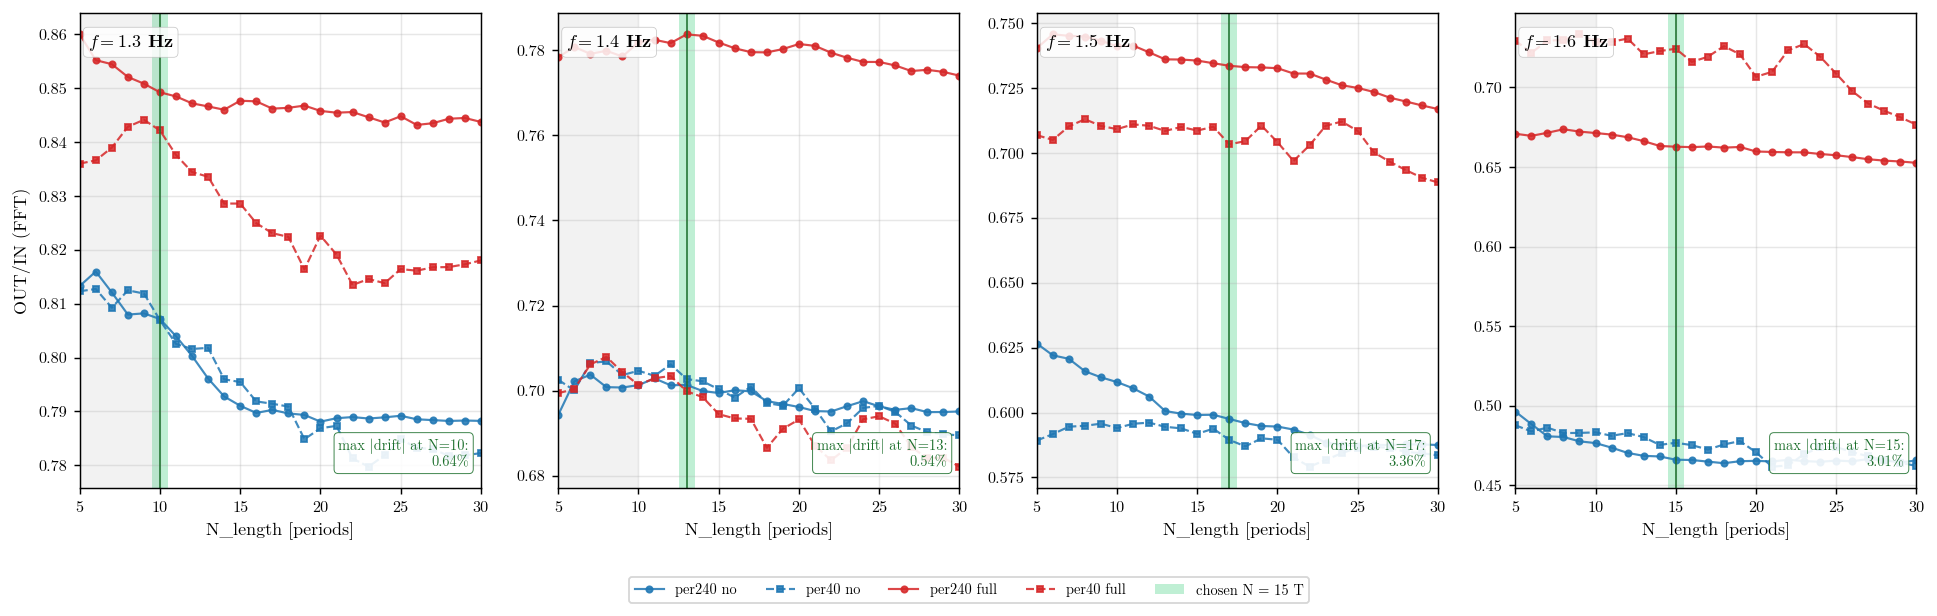

Recreate this plot in Python.
"""
Window stability proof — all 4 thesis frequencies, with numbers.
==================================================================

Companion to window_proof_figure.py. That figure shows WHERE the window
sits relative to physics constraints. This figure shows that within
that window, OUT/IN(FFT) is stable.

For each thesis frequency (1.3, 1.4, 1.5, 1.6 Hz at 0.2 V, full panel,
quality ok), one panel showing OUT/IN(FFT) vs window length N, with
N_offset fixed at 10 T after wave-front arrival. Two run types overlaid:

    per240 (gold standard, long signal) — solid lines
    per40  (the metric we care about pooling) — dashed lines

A vertical green band marks the chosen N(f) ∈ {10, 13, 17, 15}.
Numerical annotations: per-curve drift at the chosen N relative to the
flat-region median (computed over N ∈ [5, 10]).

If the chosen N is inside the flat region of all curves, the window
choice is empirically stable — not just analytically safe.

Outputs (scratch only):
    analysis_scratch/window_stability_proof.pdf
    analysis_scratch/window_stability_proof.png
    analysis_scratch/window_stability_proof.csv

Run from repo root:
    /opt/anaconda3/envs/draumkvedet/bin/python analysis_scratch/window_stability_proof.py
"""

import sys
import warnings
from pathlib import Path

warnings.filterwarnings("ignore")

import numpy as np
import pandas as pd
import matplotlib

matplotlib.use("Agg")
import matplotlib.pyplot as plt

BASE = Path(__file__).resolve().parent.parent
sys.path.insert(0, str(BASE))

import os
os.chdir(BASE)

from wavescripts.improved_data_loader import load_analysis_data, load_processed_dfs
from wavescripts.plot_utils import apply_thesis_style, WIND_COLOR_MAP
from wavescripts.constants import c_group, HG

apply_thesis_style()

# ── Config ──────────────────────────────────────────────────────────────
FS                 = 250.0
FFT_BAND_HZ        = 0.05

THESIS_FREQS       = [1.3, 1.4, 1.5, 1.6]
TARGET_AMP         = 0.2
PER240_THRESHOLD_T = 50

IN_PROBES          = ["9373/170", "9373/340"]
OUT_PROBE          = "12400/250"
PROBE_R_M          = {"9373/170": 9.373, "9373/340": 9.373, "12400/250": 12.400}
TANK_DEPTH_M       = HG.TANK_DEPTH_M

N_OFFSET_FIXED     = 10               # H&G start, fixed for this study
N_LENGTH_LOOKUP    = {1.3: 10, 1.4: 13, 1.5: 17, 1.6: 15}
N_LENGTH_RANGE     = list(range(5, 31))     # sweep range
FLAT_REGION_NS     = (5, 10)                # baseline window for "stable median"

# Canon — march-2026 cond4 lowrange
PROCESSED_DIRS = [
    Path("waveprocessed/PROCESSED-20260326-ProbePos4_31_FPV_2-tett6roof-under9Mooring-height100-lowrange"),
    Path("waveprocessed/PROCESSED-20260327-ProbePos4_31_FPV_2-tett6roof-under9Mooring30-height100-lowrange"),
]

SCRATCH_DIR = Path(__file__).parent
OUT_PDF = SCRATCH_DIR / "window_stability_proof.pdf"
OUT_PNG = SCRATCH_DIR / "window_stability_proof.png"
OUT_CSV = SCRATCH_DIR / "window_stability_proof.csv"


# ── Helpers ─────────────────────────────────────────────────────────────
def fft_amp(segment: np.ndarray, target_hz: float,
            fs: float = FS, band_hz: float = FFT_BAND_HZ) -> float:
    N = len(segment)
    if N < 4:
        return np.nan
    seg = np.asarray(segment, dtype=float).copy()
    if np.isnan(seg).any():
        idx  = np.arange(N)
        good = ~np.isnan(seg)
        if good.sum() < N * 0.9:
            return np.nan
        seg = np.interp(idx, idx[good], seg[good])
    freqs = np.fft.fftfreq(N, d=1.0 / fs)
    pos   = freqs > 0
    pos_f = freqs[pos]
    mask  = (pos_f >= target_hz - band_hz) & (pos_f <= target_hz + band_hz)
    if not mask.any():
        j = int(np.argmin(np.abs(pos_f - target_hz)))
    else:
        local_idx = int(np.argmin(np.abs(pos_f[mask] - target_hz)))
        j = np.where(mask)[0][local_idx]
    fft_vals = np.fft.fft(seg)
    amps_pos = 2.0 * np.abs(fft_vals[pos]) / N
    return float(amps_pos[j])


def get_eta(df_run: pd.DataFrame, pos: str):
    for col in (f"eta_{pos}_interp", f"eta_{pos}"):
        if col in df_run.columns:
            return df_run[col].to_numpy(dtype=float)
    return None


def canonical_in_signal(df_run: pd.DataFrame):
    sigs = []
    for p in IN_PROBES:
        s = get_eta(df_run, p)
        if s is not None:
            sigs.append(s)
    if not sigs:
        return None
    nmin = min(len(s) for s in sigs)
    stack = np.vstack([s[:nmin] for s in sigs])
    return np.nanmean(stack, axis=0)


def t_arr_at(r_m: float, f: float) -> float:
    return r_m / c_group(f, TANK_DEPTH_M)


def amp_in_window(signal: np.ndarray, start_s: float, length_s: float,
                  fs: float = FS) -> float:
    s_idx = int(round(start_s * fs))
    e_idx = s_idx + int(round(length_s * fs))
    if s_idx < 0 or e_idx > len(signal):
        return np.nan
    return fft_amp(signal[s_idx:e_idx], _CURRENT_FREQ)


# ── Load ────────────────────────────────────────────────────────────────
print("1. Loading meta + processed_dfs (canon March-2026 lowrange) …")
combined_meta, _, _, _ = load_analysis_data(*PROCESSED_DIRS, load_processed=False)
processed_dfs = load_processed_dfs(*PROCESSED_DIRS)
print(f"   meta: {len(combined_meta)} rows · processed_dfs: {len(processed_dfs)} runs")


def select_canon(target_freq: float) -> pd.DataFrame:
    f_col = pd.to_numeric(combined_meta["WaveFrequencyInput [Hz]"], errors="coerce")
    a_col = pd.to_numeric(combined_meta["WaveAmplitudeInput [Volt]"], errors="coerce")
    mask = (
        np.isclose(f_col, target_freq, atol=0.02)
        & np.isclose(a_col, TARGET_AMP, atol=0.01)
        & (combined_meta["PanelCondition"] == "full")
        & (combined_meta["quality_flag"] == "ok")
    )
    sub = combined_meta[mask].copy()
    sub["N_input_periods"] = pd.to_numeric(sub["WavePeriodInput"], errors="coerce")
    sub["run_type"] = np.where(sub["N_input_periods"] >= PER240_THRESHOLD_T,
                               "per240", "per40")
    return sub


# ── Compute OUT/IN(N) per (run, N_length) at fixed N_offset=10 ──────────
print("\n2. Sweeping N_length at fixed N_offset=10, all 4 freqs …")
records = []
for f in THESIS_FREQS:
    global _CURRENT_FREQ
    _CURRENT_FREQ = f
    sel = select_canon(f)
    print(f"   f={f} Hz: per240 n={int((sel['run_type']=='per240').sum())}, "
          f"per40 n={int((sel['run_type']=='per40').sum())}")
    t_arr_in  = t_arr_at(PROBE_R_M[IN_PROBES[0]], f)
    t_arr_out = t_arr_at(PROBE_R_M[OUT_PROBE], f)
    start_in  = t_arr_in  + N_OFFSET_FIXED / f
    start_out = t_arr_out + N_OFFSET_FIXED / f

    for _, r in sel.iterrows():
        df = processed_dfs.get(r["path"])
        if df is None:
            continue
        sig_in  = canonical_in_signal(df)
        sig_out = get_eta(df, OUT_PROBE)
        if sig_in is None or sig_out is None:
            continue
        for N in N_LENGTH_RANGE:
            length_s = N / f
            a_in  = amp_in_window(sig_in,  start_in,  length_s)
            a_out = amp_in_window(sig_out, start_out, length_s)
            outin = a_out / a_in if (np.isfinite(a_in) and a_in > 0) else np.nan
            records.append({
                "freq_hz":    f,
                "wind":       r["WindCondition"],
                "run_type":   r["run_type"],
                "path":       r["path"],
                "N_length_T": N,
                "OUT_IN":     outin,
            })

per_run = pd.DataFrame(records)
print(f"   {len(per_run)} (run × N) rows total")


# ── Aggregate per (f, wind, run_type, N): median across runs ────────────
agg = per_run.groupby(["freq_hz", "wind", "run_type", "N_length_T"]).agg(
    OUT_IN_med = ("OUT_IN", "median"),
    OUT_IN_std = ("OUT_IN", "std"),
    n          = ("OUT_IN", "size"),
).reset_index()


# ── Stability — drift from flat-region median at chosen N(f) ────────────
def stability_at(fhz: float, wind: str, run_type: str, N_chosen: int):
    sub = agg[(agg["freq_hz"] == fhz)
              & (agg["wind"] == wind)
              & (agg["run_type"] == run_type)]
    if sub.empty:
        return None
    flat = sub[(sub["N_length_T"] >= FLAT_REGION_NS[0])
               & (sub["N_length_T"] <= FLAT_REGION_NS[1])]
    if flat.empty:
        return None
    ref = flat["OUT_IN_med"].median()
    chosen_row = sub[sub["N_length_T"] == N_chosen]
    if chosen_row.empty:
        return None
    val = float(chosen_row["OUT_IN_med"].iloc[0])
    if not np.isfinite(ref) or ref == 0:
        return None
    drift_pct = (val - ref) / ref * 100.0
    return {"ref": ref, "val": val, "drift_pct": drift_pct}


print("\n3. Drift at chosen N(f) vs flat-region median (N=5..10):")
print(f"  {'f':<5} {'wind':<5} {'run_type':<8} {'N_chosen':<10} {'ref':<8} "
      f"{'val':<8} {'drift %':<10}")
print("  " + "─" * 60)
stab_rows = []
for f in THESIS_FREQS:
    Nc = N_LENGTH_LOOKUP[f]
    for wind in ("no", "full"):
        for run_type in ("per240", "per40"):
            s = stability_at(f, wind, run_type, Nc)
            if s is None:
                continue
            print(f"  {f:<5.1f} {wind:<5} {run_type:<8} N={Nc:<8} "
                  f"{s['ref']:<8.4f} {s['val']:<8.4f} {s['drift_pct']:+.3f}%")
            stab_rows.append({
                "freq_hz":   f, "wind": wind, "run_type": run_type,
                "N_chosen":  Nc, "ref": s["ref"], "val": s["val"],
                "drift_pct": s["drift_pct"],
            })

stability_df = pd.DataFrame(stab_rows)


# ── Plot ────────────────────────────────────────────────────────────────
print("\n4. Plotting …")
fig, axes = plt.subplots(1, 4, figsize=(15, 4.8), sharey=False)

for ax, f in zip(axes, THESIS_FREQS):
    Nc = N_LENGTH_LOOKUP[f]
    sub = agg[agg["freq_hz"] == f]

    # Plot 4 curves: 2 winds × 2 run_types
    for wind in ("no", "full"):
        for rt, ls, marker in [("per240", "-",  "o"), ("per40", "--", "s")]:
            sw = sub[(sub["wind"] == wind) & (sub["run_type"] == rt)].sort_values("N_length_T")
            if sw.empty:
                continue
            color = WIND_COLOR_MAP[wind]
            ax.plot(sw["N_length_T"], sw["OUT_IN_med"],
                    color=color, ls=ls, marker=marker, ms=3.5,
                    lw=1.2, alpha=0.85,
                    label=f"{rt} {wind}")

    # Chosen-N green band
    ax.axvspan(Nc - 0.5, Nc + 0.5, color="#2ECC71", alpha=0.30, lw=0,
               label=f"chosen N = {Nc} T")
    ax.axvline(Nc, color="#1A6E2A", lw=1.0, ls="-", alpha=0.85)

    # Flat region band (the reference for drift computation)
    ax.axvspan(FLAT_REGION_NS[0], FLAT_REGION_NS[1],
               color="#888", alpha=0.10, lw=0)

    # Drift annotation — biggest |drift| across the four curves at chosen N
    sub_stab = stability_df[(stability_df["freq_hz"] == f)
                            & (stability_df["N_chosen"] == Nc)]
    if not sub_stab.empty:
        max_drift = sub_stab["drift_pct"].abs().max()
        ax.text(0.97, 0.04,
                f"max |drift| at N={Nc}:\n{max_drift:.2f}%",
                transform=ax.transAxes, ha="right", va="bottom",
                fontsize=8, color="#1A6E2A",
                bbox=dict(boxstyle="round,pad=0.3", fc="white",
                          ec="#1A6E2A", alpha=0.9, lw=0.5))

    ax.set_xlim(min(N_LENGTH_RANGE), max(N_LENGTH_RANGE))
    ax.set_xlabel("N_length [periods]", fontsize=10)
    ax.grid(True, alpha=0.3)
    ax.text(0.02, 0.96, f"$f = {f}$ Hz",
            transform=ax.transAxes, ha="left", va="top",
            fontsize=10, fontweight="bold",
            bbox=dict(boxstyle="round,pad=0.25", fc="white",
                      ec="#bbb", alpha=0.85, lw=0.4))
    if ax is axes[0]:
        ax.set_ylabel("OUT/IN (FFT)", fontsize=10)

# Single legend at bottom
handles, labels = axes[-1].get_legend_handles_labels()
# Dedupe
seen, h_uniq, l_uniq = set(), [], []
for h, l in zip(handles, labels):
    if l in seen:
        continue
    seen.add(l)
    h_uniq.append(h); l_uniq.append(l)
fig.legend(h_uniq, l_uniq, loc="lower center", ncol=5,
           fontsize=8, bbox_to_anchor=(0.5, -0.02), frameon=True)

fig.suptitle("", fontsize=11)
fig.tight_layout(rect=[0, 0.06, 1, 1])
fig.savefig(OUT_PDF, bbox_inches="tight")
fig.savefig(OUT_PNG, dpi=130, bbox_inches="tight")
plt.close(fig)
print(f"   saved → {OUT_PDF.relative_to(BASE)}")
print(f"          {OUT_PNG.relative_to(BASE)}")


# ── CSV summary ─────────────────────────────────────────────────────────
agg.to_csv(OUT_CSV, index=False)
print(f"   CSV → {OUT_CSV.relative_to(BASE)}")

# Headlines
print("\n5. Headline numbers:")
print(f"   Median |drift| at chosen N(f):  "
      f"{stability_df['drift_pct'].abs().median():.3f}%")
print(f"   Max    |drift| at chosen N(f):  "
      f"{stability_df['drift_pct'].abs().max():.3f}%")
worst = stability_df.loc[stability_df['drift_pct'].abs().idxmax()]
print(f"   Worst case: f={worst['freq_hz']} Hz, "
      f"{worst['wind']} {worst['run_type']}, drift={worst['drift_pct']:+.3f}%")

print("\nDone.")
